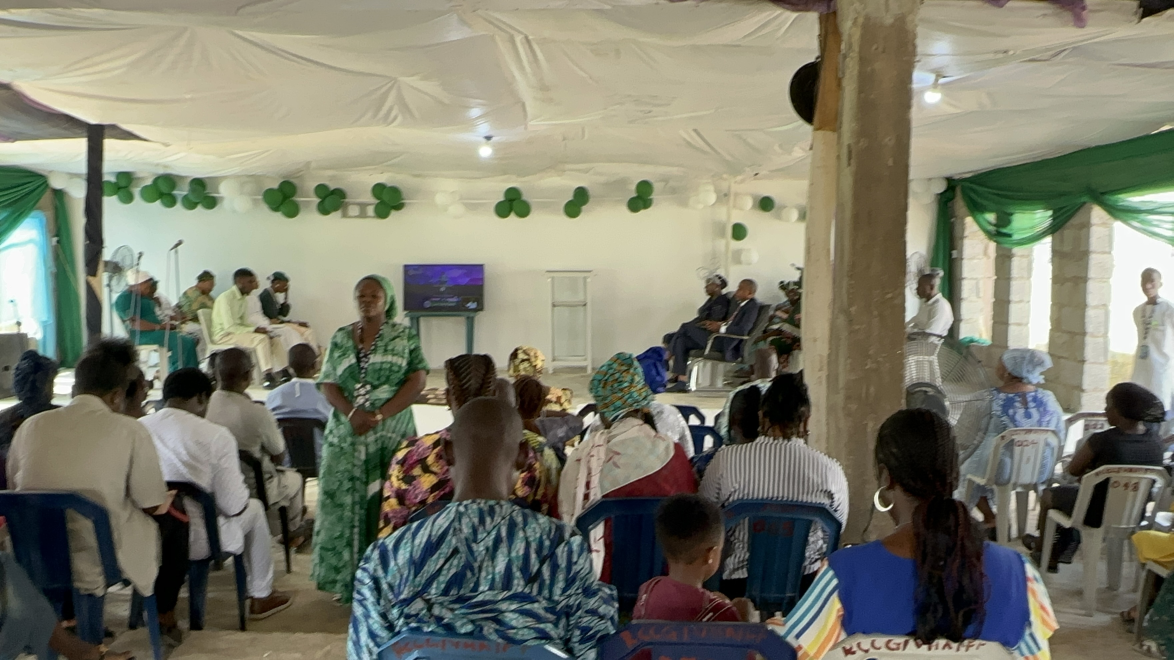
#> input picture img/IMG_1244.JPG.jpeg, 3520 x 1980 px (shown at 1/3 size)
$ python optimize_images.py
#> lines starting #> are read from the running program, lines starting #| are printed output that depends on the picture
"""Create responsive WebP assets from approved original area church photographs.

Run: python scripts/optimize_images.py
Requires Pillow. Originals are preserved; images are resized without cropping.
"""
from pathlib import Path
from PIL import Image, ImageOps
import json

ROOT = Path(__file__).resolve().parents[1]
OUTPUT = ROOT / 'assets' / 'images' / 'optimized'
SOURCES = [
    ('img/IMG_1244.JPG.jpeg', 'IMG_1244', (640, 1280, 1920)),
    ('img/IMG_1259.JPG.jpeg', 'IMG_1259', (480, 960, 1600)),
    ('img/IMG_1249.JPG.jpeg', 'IMG_1249', (640, 1280, 1920)),
    ('img/IMG_1292.JPG.jpeg', 'IMG_1292', (480, 960, 1600)),
    ('img/IMG_1311.JPG.jpeg', 'IMG_1311', (480, 960, 1600)),
    ('assets/images/church-prayer.jpg', 'church-prayer', (480, 960, 1600)),
    ('img/IMG_1250.JPG.jpeg', 'IMG_1250', (480, 960, 1600)),
    ('img/IMG_1285.JPG.jpeg', 'IMG_1285', (480, 960, 1600)),
    ('img/IMG_1286.JPG.jpeg', 'IMG_1286', (480, 960, 1600)),
    ('img/IMG_1299.JPG.jpeg', 'IMG_1299', (480, 960, 1600)),
    ('img/IMG_1309.JPG.jpeg', 'IMG_1309', (480, 960, 1600)),
    ('img/IMG_1335.JPG.jpeg', 'IMG_1335', (480, 960, 1600)),
    ('assets/images/church-community.jpg', 'church-community', (480, 960, 1600)),
    ('assets/images/hero-church.jpg', 'hero-church', (480, 960, 1600)),
    ('assets/images/pastor-dele.jpg', 'pastor-dele', (480, 960)),
]


def optimize_images():
    OUTPUT.mkdir(parents=True, exist_ok=True)
    report = []
    for source_name, stem, widths in SOURCES:
        source = ROOT / source_name
        with Image.open(source) as original:
#> original is the input picture: PIL image 3520x1980 RGB; mean R, G, B 123.2, 123.4, 108
            photo = ImageOps.exif_transpose(original).convert('RGB')
            source_width, source_height = photo.size
#> source_width = 3520; source_height = 1980
            for target_width in widths:
                width = min(target_width, source_width)
                height = round(source_height * width / source_width)
                resized = photo.resize((width, height), Image.Resampling.LANCZOS)
                target = OUTPUT / f'{stem}-{target_width}.webp'
                resized.save(target, 'WEBP', quality=85 if stem == 'IMG_1244' else 82, method=6)
                record = {
                    'source': source_name,
                    'file': str(target.relative_to(ROOT)).replace('\\', '/'),
                    'width': width,
                    'height': height,
                    'bytes': target.stat().st_size,
                    'source_bytes': source.stat().st_size,
                }
                report.append(record)
                print(f'{target.name}: {width} x {height}, {record["bytes"] / 1024:.1f} KB', flush=True)
#> this loop made 3 passes
#> pass 1, in optimize_images, `resized = photo.resize((width, height), Image.Resampling.LANCZOS)`:
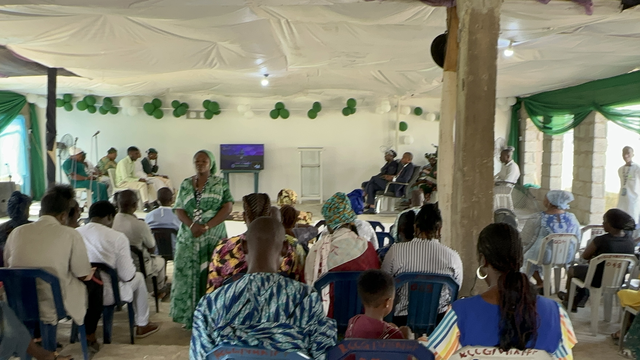
#> resized: PIL image 640x360 RGB; mean R, G, B 123.2, 123.4, 108
#> after the loop, report = 3 items
#> pass 2 of the loop in optimize_images, `for source_name, stem, widths in SOURCES:`:
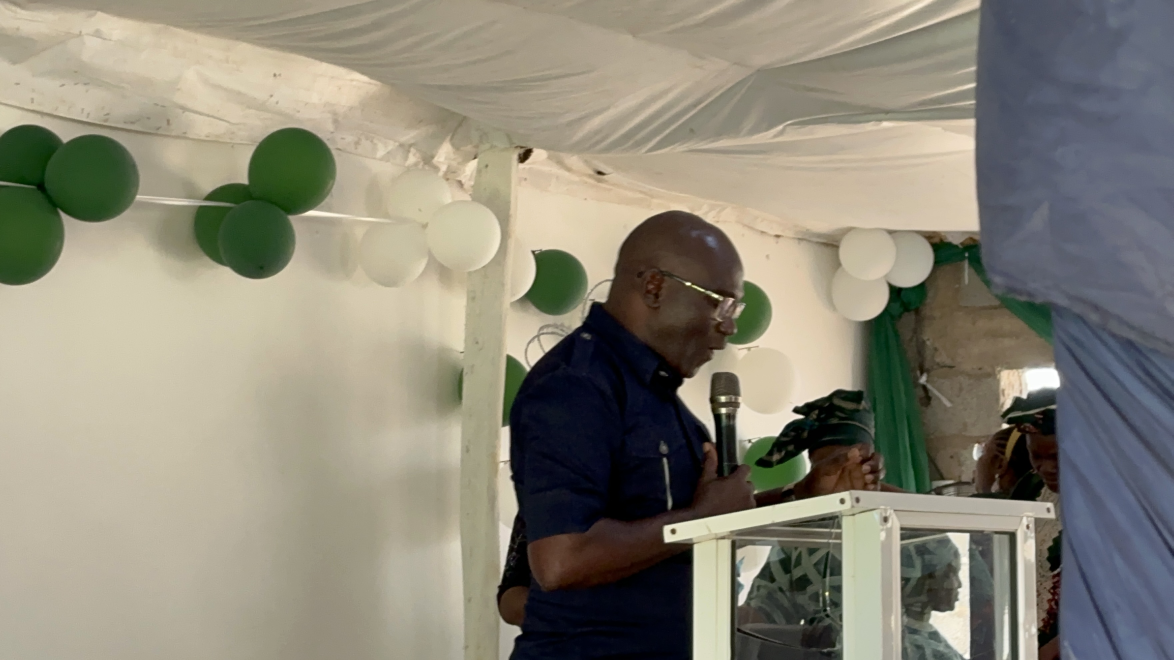
#> input picture img/IMG_1259.JPG.jpeg, 3520 x 1980 px (shown at 1/3 size)
#> in optimize_images, original is the input picture: PIL image 3520x1980 RGB; mean R, G, B 138.8, 134.6, 120
#> the loop in optimize_images, `for target_width in widths:` made 3 passes
#| IMG_1259-480.webp: 480 x 270, 12.1 KB
#| IMG_1259-960.webp: 960 x 540, 27.2 KB
#| IMG_1259-1600.webp: 1600 x 900, 51.3 KB
#> pass 1, in optimize_images, `resized = photo.resize((width, height), Image.Resampling.LANCZOS)`:
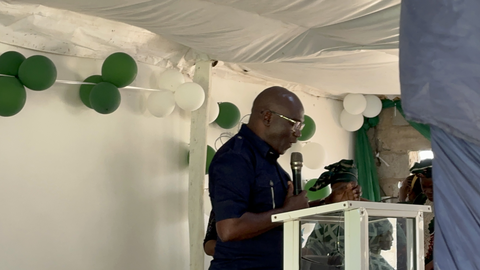
#> resized: PIL image 480x270 RGB; mean R, G, B 138.8, 134.6, 120
#> after the loop in optimize_images, `for target_width in widths:`: report = 6 items
#> pass 3 of the loop in optimize_images, `for source_name, stem, widths in SOURCES:`:
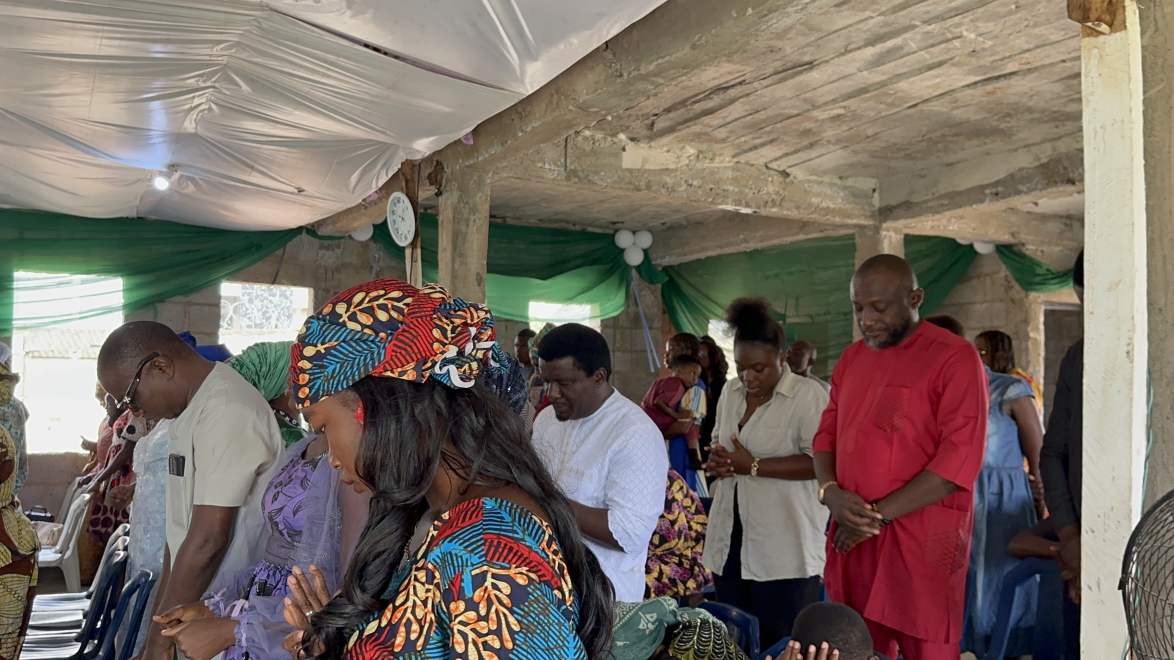
#> input picture img/IMG_1249.JPG.jpeg, 3520 x 1980 px (shown at 1/3 size)
#> in optimize_images, original is the input picture: PIL image 3520x1980 RGB; mean R, G, B 118.9, 107.9, 100.2
#> the loop in optimize_images, `for target_width in widths:` made 3 passes
#| IMG_1249-640.webp: 640 x 360, 48.1 KB
#| IMG_1249-1280.webp: 1280 x 720, 126.7 KB
#| IMG_1249-1920.webp: 1920 x 1080, 214.4 KB
#> pass 1, in optimize_images, `resized = photo.resize((width, height), Image.Resampling.LANCZOS)`:
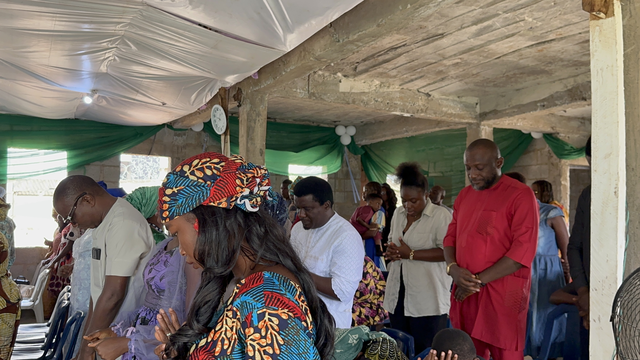
#> resized: PIL image 640x360 RGB; mean R, G, B 118.9, 107.9, 100.2
#> after the loop in optimize_images, `for target_width in widths:`: report = 9 items
#> the loop made 7 passes; the first 3 are shown
    (OUTPUT / 'image-sizes.json').write_text(json.dumps(report, indent=2) + '\n', encoding='utf-8')
    print(f'Created {len(report)} WebP files; originals preserved.', flush=True)


if __name__ == '__main__':
#> (the run stopped early here; a loop or call above may not have finished)
